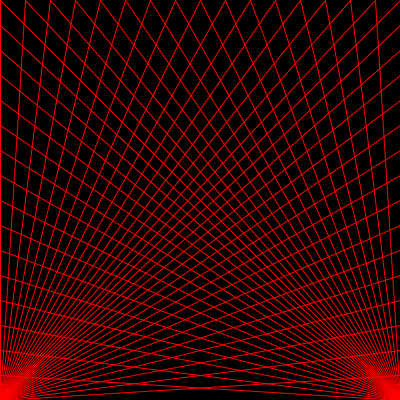
Frame 1 (no input)
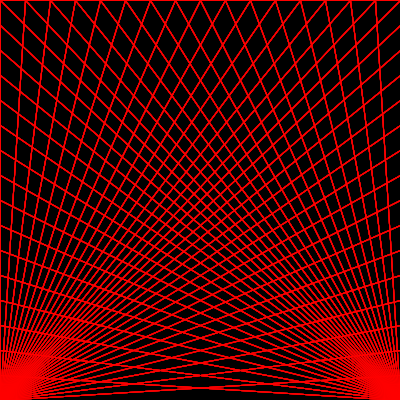
Frame 60 (the mouse pressed at the canvas centre just before this capture)
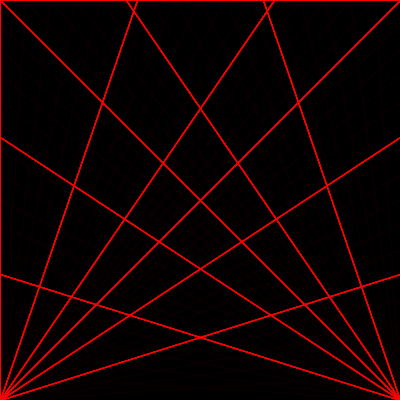
Frame 120 (the mouse held since frame 60 and released just before this capture)

The Processing sketch that drew these frames (run headless with seeded random() and noise(); from frame 60 on, the mouse is pressed at the canvas centre):

// Processing sketch: processing_133414
// ── processing_133414.pde

void setup(){

size(400, 400);
background(0);
  smooth();

}

/*
for (int i = 0; i < 400; i += 25){
  for(int j = 0; j <400; j += 25){
  rect(i, j, 25, 25);
  }
}
*/

void draw(){

fill(0, 15);
rect(0,0,width,height);
  
    stroke(255, 0, 0);
for (int i = 0; i < 400; i += (map(mouseX,0,400,25,250))){

 line(0,height,i,0); 
}

for (int i = 0; i <= 400; i += (map(mouseY,0,400,25,250))){
 line(0,height,width,i); 
}

  
for (int i = 0; i < 400; i += (map(mouseX,0,400,25,250))){
 line(width,height,width-i,0); 
}

for (int i = 0; i <= 400; i += (map(mouseY,0,400,25,250))){
 line(width,height,0,i); 
}

}
